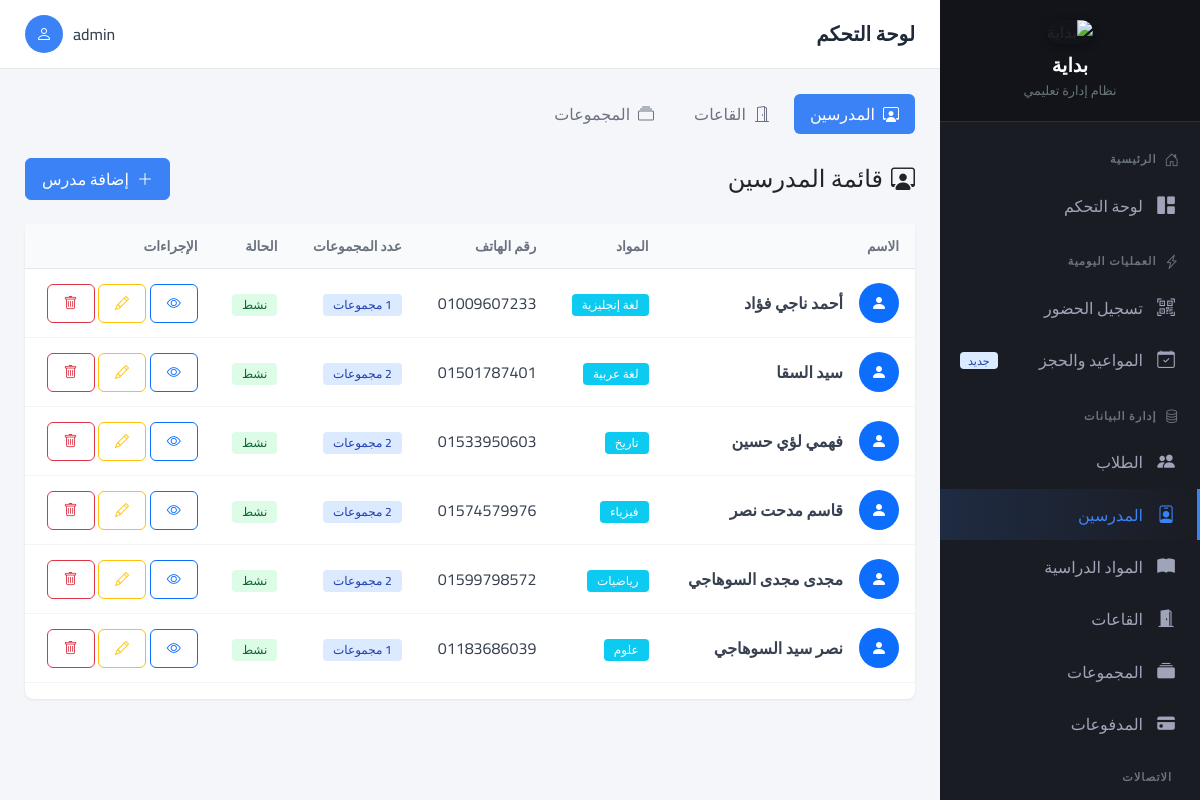
Page /teachers/ (signed in) on the earlier database version.
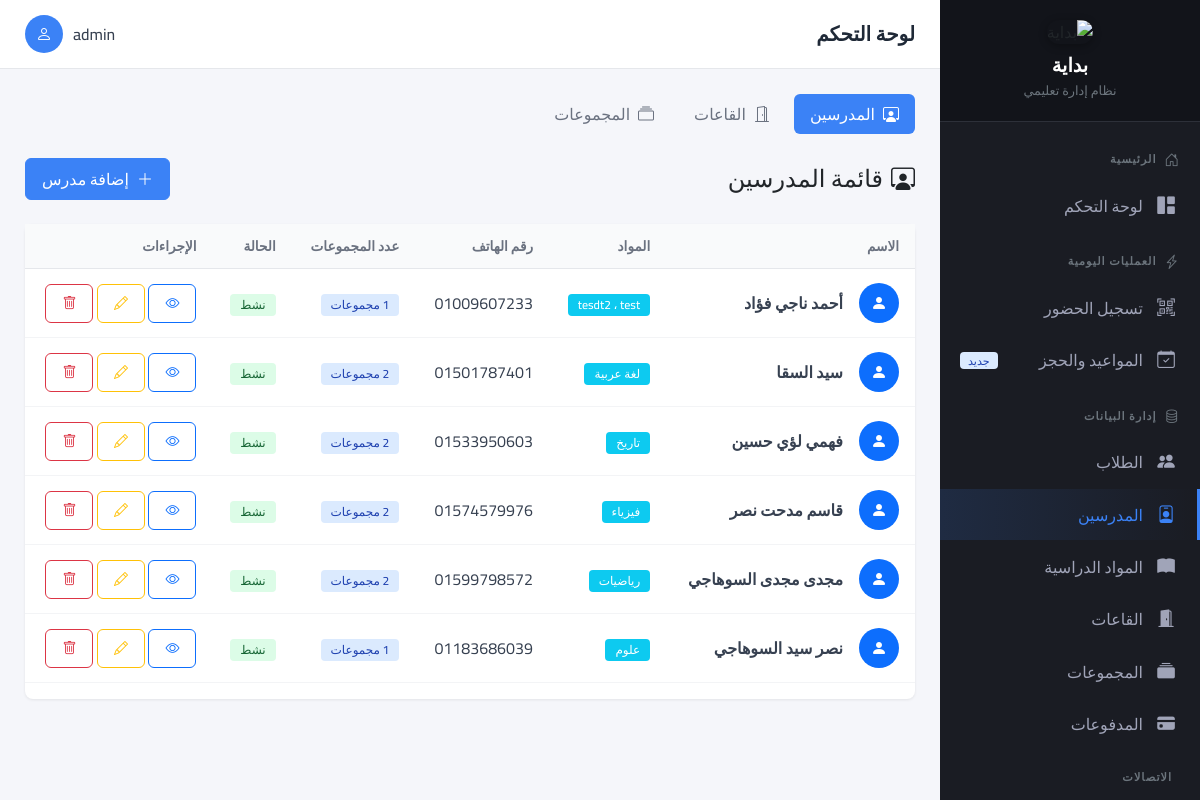
Same page on the later database version.
### apps/teachers/models.py (models this page shows, shortened)
class Teacher(models.Model):
    teacher_id = models.AutoField(primary_key=True)
    full_name = models.CharField(max_length=255, verbose_name="اسم المدرس")
    phone = models.CharField(max_length=17, verbose_name="رقم الهاتف")
    email = models.EmailField(
        blank=True,
        null=True,
        unique=True,
        verbose_name="البريد الإلكتروني",
        help_text="حقل اختياري"
    )
    subjects = models.ManyToManyField(
        Subject,
        blank=True,
        related_name='teachers',
        verbose_name="التخصصات / المواد"
    )
    specialization = models.CharField(
        max_length=100,
        blank=True,
        verbose_name="التخصص (قديم)"
    )
    photo = models.ImageField(
        upload_to='teachers/photos/',
        blank=True,
        null=True,
        verbose_name="الصورة الشخصية",
        help_text="ضرورية لطباعة ظهر كارنيه الطالب"
    )
    hire_date = models.DateField(verbose_name="تاريخ التعيين")
    is_active = models.BooleanField(default=True, verbose_name="نشط")
    created_at = models.DateTimeField(auto_now_add=True)
    updated_at = models.DateTimeField(auto_now=True)
    class Meta:
        db_table = 'teachers'
        verbose_name = 'مدرس'
        verbose_name_plural = 'المدرسين'
        ordering = ['full_name']
    def get_subjects_display(self):
        subjects = self.subjects.all()
        if subjects:
            return " ، ".join([s.name for s in subjects])
        return self.specialization or "-"

class Subject(models.Model):
    name = models.CharField(max_length=100, unique=True, verbose_name="اسم المادة")
    class Meta:
        db_table = 'subjects'
        verbose_name = 'مادة دراسية'
        verbose_name_plural = 'المواد الدراسية'
        ordering = ['name']

### apps/teachers/views.py (the view)
# urls.py: path('', views.teacher_list, name='list'),
@login_required
def teacher_list(request):
    teachers = Teacher.objects.filter(is_active=True)
    return render(request, 'teachers/list.html', {'teachers': teachers})

### templates/teachers/list.html (shortened to what this page needs)
{% extends 'base.html' %}
{% block content %}
<div class="mb-4">
    <ul class="nav nav-pills">
        <li class="nav-item">
            <a class="nav-link active" href="{% url 'teachers:list' %}">
                <i class="bi bi-person-workspace me-2"></i>المدرسين
            </a>
        </li>
        <li class="nav-item">
            <a class="nav-link" href="{% url 'teachers:room_list' %}">
                <i class="bi bi-door-open me-2"></i>القاعات
            </a>
        </li>
        <li class="nav-item">
            <a class="nav-link" href="{% url 'teachers:group_list' %}">
                <i class="bi bi-collection me-2"></i>المجموعات
            </a>
        </li>
    </ul>
</div>
<div class="d-flex justify-content-between align-items-center mb-4">
    <h4 class="mb-0"><i class="bi bi-person-workspace me-2"></i>قائمة المدرسين</h4>
    <a href="{% url 'teachers:create' %}" class="btn btn-primary">
        <i class="bi bi-plus-lg me-2"></i>إضافة مدرس
    </a>
</div>
<div class="card">
    <div class="card-body p-0">
        <div class="table-responsive">
            <table class="table table-hover mb-0">
                <thead>
                    <tr>
                        <th>الاسم</th>
                        <th>المواد</th>
                        <th>رقم الهاتف</th>
                        <th>عدد المجموعات</th>
                        <th>الحالة</th>
                        <th>الإجراءات</th>
                    </tr>
                </thead>
                <tbody>
                    {% for teacher in teachers %}
                    <tr>
                        <td>
                            <div class="d-flex align-items-center">
                                <div class="rounded-circle bg-primary d-flex align-items-center justify-content-center me-3" style="width: 40px; height: 40px;">
                                    <i class="bi bi-person-fill text-white"></i>
                                </div>
                                <div>
                                    <div class="fw-semibold">{{ teacher.full_name }}</div>
                                </div>
                            </div>
                        </td>
                        <td>
                            <span class="badge bg-info">{{ teacher.get_subjects_display }}</span>
                        </td>
                        <td>{{ teacher.phone }}</td>
                        <td>
                            <span class="badge bg-primary">{{ teacher.groups.count }} مجموعات</span>
                        </td>
                        <td>
                            {% if teacher.is_active %}
                            <span class="badge bg-success">نشط</span>
                            {% else %}
                            <span class="badge bg-secondary">غير نشط</span>
                            {% endif %}
                        </td>
                        <td>
                            <a href="{% url 'teachers:detail' teacher_id=teacher.teacher_id %}" class="btn btn-sm btn-outline-primary">
                                <i class="bi bi-eye"></i>
                            </a>
                            <a href="{% url 'teachers:update' teacher_id=teacher.teacher_id %}" class="btn btn-sm btn-outline-warning">
                                <i class="bi bi-pencil"></i>
                            </a>
                            <form method="post" action="{% url 'teachers:delete' teacher_id=teacher.teacher_id %}" class="d-inline">
                                <button type="submit" class="btn btn-sm btn-outline-danger" onclick="return confirm('هل أنت متأكد من حذف هذا المدرس؟')">
                                    <i class="bi bi-trash"></i>
                                </button>
                            </form>
                        </td>
                    </tr>
                    {% endfor %}
                </tbody>
            </table>
        </div>
    </div>
</div>
{% endblock %}

Differences in the rows shown:
changed Teacher "أحمد ناجي فؤاد": subjects "لغة إنجليزية" → "tesdt2 ، test"
